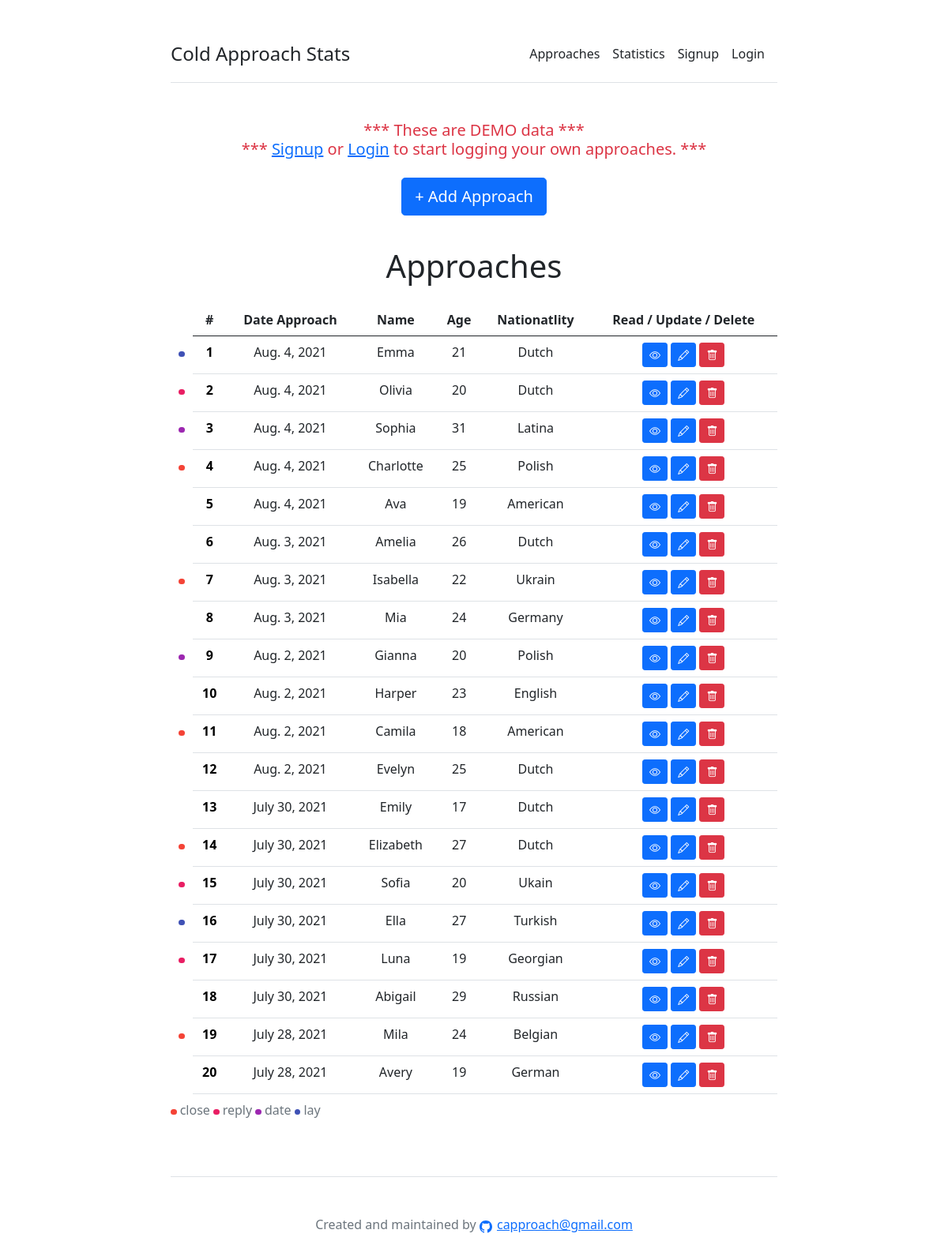
The page / on the database its author committed.
### core/models.py (models this page shows, shortened)
class Contact(models.Model):
	AGE_CHOICES = [(i,i) for i in range(15, 50)]
	DURATION_CHOICES = [('Short', 'Short'), ('Medium', 'Medium'), ('Long', 'Long')]
	INTERACTION_CHOICES = [(i,i) for i in range(1, 11)]
	LOOKS_CHOICES = [(i,i) for i in range(1, 11)]
	BOOLEAN_CHOICES = [('yes', 'Yes'),('no', 'No')]
	date_approach = models.DateField(default=timezone.now)
	time_approach = models.TimeField(default=timezone.now)
	name = models.CharField(max_length=30, blank=False)
	age = models.IntegerField(blank=True, null=True, choices=AGE_CHOICES, default=22)
	nationality = models.CharField(max_length=30, blank=True, null=True)
	duration = models.CharField(max_length=30, choices=DURATION_CHOICES, default='Medium', blank=True, null=True)
	interaction = models.IntegerField(blank=True, null=True, choices=INTERACTION_CHOICES, default=7)
	looks = models.IntegerField(blank=True, null=True, choices=LOOKS_CHOICES, default=7)
	close = models.CharField(max_length=30, choices=BOOLEAN_CHOICES, default='yes', blank=True)
	reply = models.CharField(max_length=30, choices=BOOLEAN_CHOICES, default='no', blank=True)
	date = models.CharField(max_length=30, choices=BOOLEAN_CHOICES, default='no', blank=True)
	lay = models.CharField(max_length=30, choices=BOOLEAN_CHOICES, default='no', blank=True)
	comments = models.TextField(blank = True, max_length=300)
	created_at = models.DateTimeField(editable=False, default=timezone.now)
	updated_at = models.DateTimeField(editable=False, default=timezone.now)
	created_by = models.ForeignKey(User, on_delete=models.CASCADE, null=True, blank=True, editable=False)

### core/views.py (the view)
# urls.py: path('', views.ContactListView.as_view(), name='contact_list'),
class ContactListView(ListView):
	template_name = 'core/contact_list.html'
	model = Contact
	def get_context_data(self, **kwargs):
		context = super().get_context_data(**kwargs)
		if self.request.user.is_authenticated:
			userid = self.request.user.id
		else:
			userid = User.objects.filter(groups__name__in=['demo']).values_list('id', flat=True).first()
		context['contact_list'] = Contact.objects \
		.filter(created_by_id=userid) \
		.order_by('-date_approach', '-time_approach')
		return context

### core/templates/core/contact_list.html
{% extends 'core/base.html' %}
{% block content %}
<main>
	<h2 class="display-6 text-center mb-4">Approaches</h2>
	<div class="table-responsive">
		<table class="table text-center">
			<caption>
				<i class="dot-close"></i> close
				<i class="dot-reply"></i> reply
				<i class="dot-date"></i> date
				<i class="dot-lay"></i> lay
			</caption>
			<thead>
				<tr>
					<th style="border-bottom:1px solid #fff;"></th>
					<th>#</th>
					<th>Date Approach</th>
					<th>Name</th>
					<th>Age</th>
					<th>Nationatlity</th>
					<th>Read / Update / Delete</th>
				</tr>
			</thead>
			<tbody>
				{% for contact in contact_list %}
					{% if contact.close == 'no' and contact.reply == 'no' and contact.date == 'no' and contact.lay == 'no' %}
					<tr class="table-inactive">
						<td style="border-bottom:1px solid #fff;"><i class="dot"></i></td>
					{% elif contact.close == 'yes' and contact.reply == 'no' and contact.date == 'no' and contact.lay == 'no' %}
					<tr class="table-close">
						<td style="border-bottom:1px solid #fff;"><i class="dot-close"></i></td>
					{% elif contact.close == 'yes' and contact.reply == 'yes' and contact.date == 'no' and contact.lay == 'no' %}
					<tr class="table-reply">
						<td style="border-bottom:1px solid #fff;"><i class="dot-reply"></i></td>
					{% elif contact.close == 'yes' and contact.reply == 'yes' and contact.date == 'yes' and contact.lay == 'no' %}
					<tr class="table-date">
						<td style="border-bottom:1px solid #fff;"><i class="dot-date"></i></td>
					{% elif contact.close == 'yes' and contact.reply == 'yes' and contact.date == 'yes' and contact.lay == 'yes' %}
					<tr class="table-lay">
						<td style="border-bottom:1px solid #fff;"><i class="dot-lay"></i></td>
					{% else %}
					<tr>
						<td style="border-bottom:1px solid #fff;"><i class="dot"></i></td>
					{% endif %}
						<th>{{ forloop.counter }}</th>
						<td>{{ contact.date_approach }}</td>
						<td>{{ contact.name }}</td>
						<td>{{ contact.age }}</td>
						<td>{{ contact.nationality }}</td>
						<td>
						<button type="button" class="contact-read bs-modal btn btn-sm btn-primary" data-form-url="{% url 'contact_read' contact.pk %}">
							<i class="bi-eye"></i>
						</button>
						<button type="button" class="contact-update bs-modal btn btn-sm btn-primary" data-form-url="{% url 'contact_update' contact.pk %}">
							<i class="bi-pencil"></i>
						</button>
						<button type="button" class="contact-delete bs-modal btn btn-sm btn-danger" data-form-url="{% url 'contact_delete' contact.pk %}">
							<i class="bi-trash"></i>
						</button>
						</td>
					</tr>
				{% endfor %}
			</tbody>
		</table>
	</div>
</main>
{% endblock %}

### core/templates/core/base.html (style rules this page uses)
.table-inactive th { background-color: #fff; color: #000; }
.table-close th { background-color: #fff; color: #000; }
.table-reply th { background-color: #fff; color: #000; }
.table-date th { background-color: #fff; color: #000; }
.table-lay th { background-color: #fff; color: #000; }
.dot { height: 7.5px; width: 7.5px; background-color: #fff; border-radius: 50%; display: inline-block; }
.dot-close { height: 7.5px; width: 7.5px; background-color: #F44336; border-radius: 50%; display: inline-block; }
.dot-reply { height: 7.5px; width: 7.5px; background-color: #E91E63; border-radius: 50%; display: inline-block; }
.dot-date { height: 7.5px; width: 7.5px; background-color: #9C27B0; border-radius: 50%; display: inline-block; }
.dot-lay { height: 7.5px; width: 7.5px; background-color: #3F51B5; border-radius: 50%; display: inline-block; }

### rows shown on the page
Contact: close "yes" (drawn), date_approach "Aug. 4, 2021", name "Emma", age "21", nationality "Dutch"
Contact: close "yes" (drawn), date_approach "Aug. 4, 2021", name "Olivia", age "20", nationality "Dutch"
Contact: close "yes" (drawn), date_approach "Aug. 4, 2021", name "Sophia", age "31", nationality "Latina"
Contact: close "yes" (drawn), date_approach "Aug. 4, 2021", name "Charlotte", age "25", nationality "Polish"
Contact: close "no" (drawn), date_approach "Aug. 4, 2021", name "Ava", age "19", nationality "American"
Contact: close "no" (drawn), date_approach "Aug. 3, 2021", name "Amelia", age "26", nationality "Dutch"
Contact: close "yes" (drawn), date_approach "Aug. 3, 2021", name "Isabella", age "22", nationality "Ukrain"
Contact: close "no" (drawn), date_approach "Aug. 3, 2021", name "Mia", age "24", nationality "Germany"
Contact: close "yes" (drawn), date_approach "Aug. 2, 2021", name "Gianna", age "20", nationality "Polish"
Contact: close "no" (drawn), date_approach "Aug. 2, 2021", name "Harper", age "23", nationality "English"
Contact: close "yes" (drawn), date_approach "Aug. 2, 2021", name "Camila", age "18", nationality "American"
Contact: close "no" (drawn), date_approach "Aug. 2, 2021", name "Evelyn", age "25", nationality "Dutch"
Contact: close "no" (drawn), date_approach "July 30, 2021", name "Emily", age "17", nationality "Dutch"
Contact: close "yes" (drawn), date_approach "July 30, 2021", name "Elizabeth", age "27", nationality "Dutch"
Contact: close "yes" (drawn), date_approach "July 30, 2021", name "Sofia", age "20", nationality "Ukain"
Contact: close "yes" (drawn), date_approach "July 30, 2021", name "Ella", age "27", nationality "Turkish"
Contact: close "yes" (drawn), date_approach "July 30, 2021", name "Luna", age "19", nationality "Georgian"
Contact: close "no" (drawn), date_approach "July 30, 2021", name "Abigail", age "29", nationality "Russian"
Contact: close "yes" (drawn), date_approach "July 28, 2021", name "Mila", age "24", nationality "Belgian"
Contact: close "no" (drawn), date_approach "July 28, 2021", name "Avery", age "19", nationality "German"
